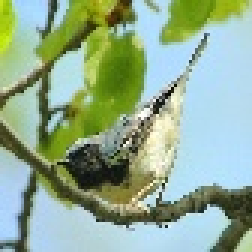
#> input picture CV/PaddleFSL/data/cub/CUB_images/Black_Throated_Blue_Warbler_0054_161158.jpg, 84 x 84 px, given in place of Black_Throated_Blue_Warbler_0054_161158.jpg.jpg, which was not available (shown 3 times larger)
$ python mask_fuse.py ../../PaddleFSL/data/cub/CUB_images/Black_Throated_Blue_Warbler_0054_161158.jpg
#> lines starting #> are read from the running program, lines starting #| are printed output that depends on the picture; after the words box and inside, x2 and y2 are one past the last pixel; in counts of white or black regions, pixels touching at a corner belong together; pictures that were not available may be replaced by others from this repository, and a replacement may not be noted
import cv2
import sys
video_name = sys.argv[1]

mask_bg = cv2.imread("data/mask_diff/" + str(video_name).zfill(3) + ".jpg",0)
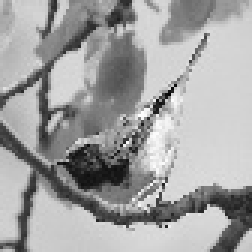
#> mask_bg: shape (84, 84) (shown 3 times larger); min 6, max 255, mean 161.9
kernel_e = cv2.getStructuringElement(cv2.MORPH_RECT, (5,5))
kernel = cv2.getStructuringElement(cv2.MORPH_RECT, (11,11))
mask_dilate = cv2.erode(mask_bg, kernel_e)
mask_dilate = cv2.dilate(mask_dilate, kernel)

mask_det = cv2.imread("data/mask_track/mask_" + str(video_name) + ".png",0)
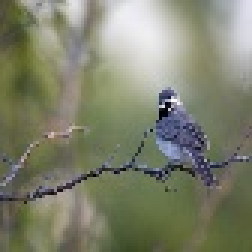
#> input picture CV/PaddleFSL/data/cub/CUB_images/Black_Throated_Sparrow_0019_107192.jpg, 84 x 84 px, given in place of Black_Throated_Blue_Warbler_0054_161158.jpg.png, which was not available (shown 3 times larger)
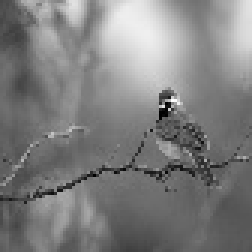
#> mask_det: shape (84, 84) (shown 3 times larger); min 0, max 255, mean 126.4

mask_dilate[mask_dilate<127] = 0
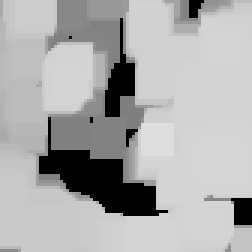
#> mask_dilate: shape (84, 84) (shown 3 times larger); min 0, max 221, mean 172.7
mask_dilate[mask_dilate>=127] = 1
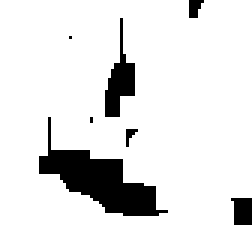
#> mask_dilate: shape (84, 84) (shown 3 times larger); values 0 (black) and 1 (white), 89.6% white; 7 black regions (3 under 20 px), largest, box (x1, y1, x2, y2) and area: (13, 39, 56, 72) 498, (35, 6, 45, 39) 147, (77, 66, 84, 75) 55, (63, 0, 68, 6) 22

mask_det[mask_det<127] = 0
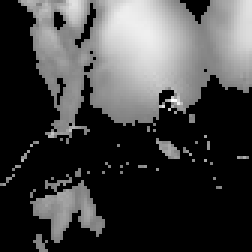
#> mask_det: shape (84, 84) (shown 3 times larger); min 0, max 255, mean 66.4
mask_det[mask_det>=127] = 1
#> mask_det: shape (84, 84); values 0 (black) and 1 (white), 40.1% white; 34 white regions (31 under 20 px), largest, box (x1, y1, x2, y2) and area: (6, 0, 84, 48) 2442, (10, 58, 35, 81) 270, (52, 46, 60, 53) 32

mask_res = (mask_dilate&mask_det)
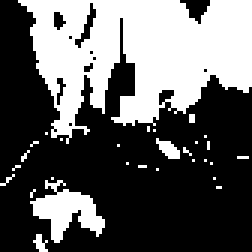
#> mask_res: shape (84, 84) (shown 3 times larger); values 0 (black) and 1 (white), 37.4% white; 29 white regions (26 under 20 px), largest, box (x1, y1, x2, y2) and area: (6, 0, 84, 48) 2289, (10, 60, 35, 81) 247, (52, 46, 60, 53) 32

cv2.imwrite("./data/mask_" + str(video_name).zfill(3) + ".jpg", mask_res*255)
